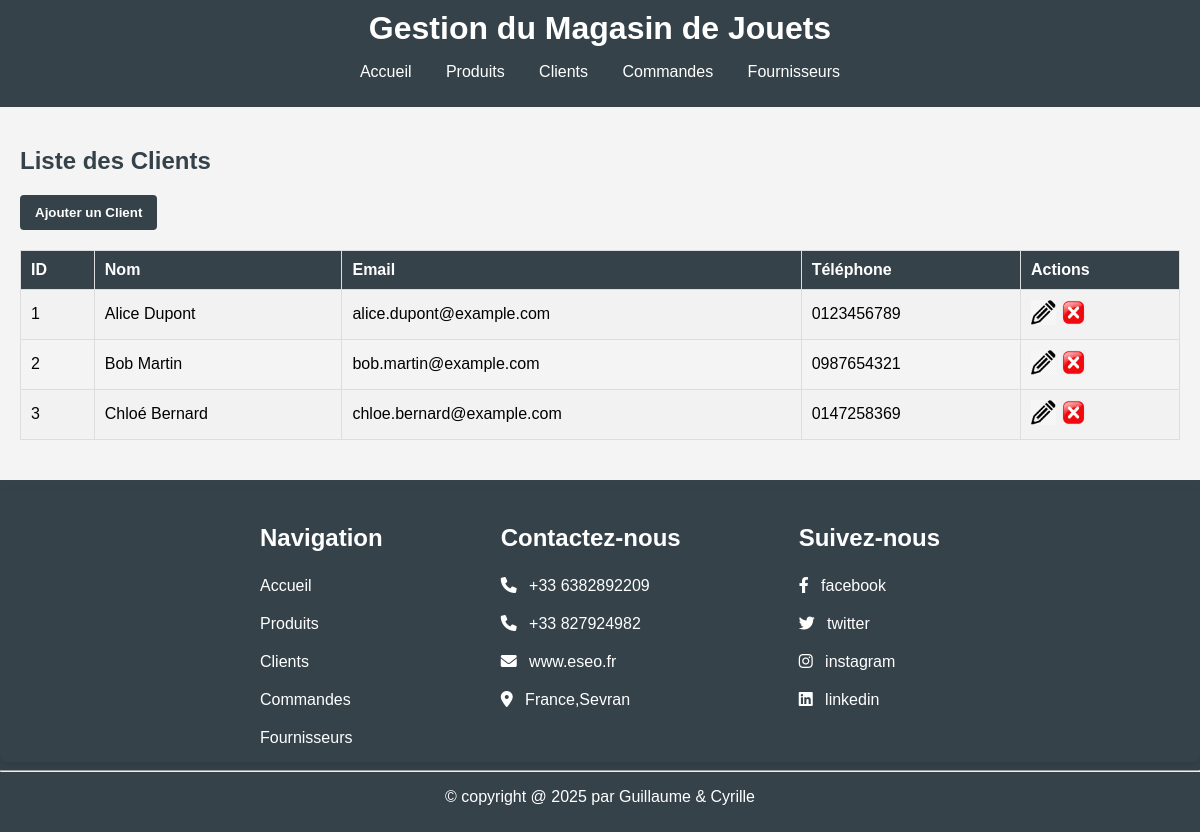
The page /clients/index.php on the database its author committed.
### tables this page shows
CREATE TABLE customers (
    id INT AUTO_INCREMENT PRIMARY KEY,
    name VARCHAR(255) NOT NULL,
    email VARCHAR(255) NOT NULL,
    phone VARCHAR(20)
);

### clients/index.php (the view, shortened to what this page needs)
<?php
include '../includes/db.php';
include '../includes/header.php';
$sql = "SELECT * FROM customers";
$result = $conn->query($sql);
?>
<h2>Liste des Clients</h2>
<button><a href="ajouter.php">Ajouter un Client</a></button>
<table>
    <tr>
        <th>ID</th>
        <th>Nom</th>
        <th>Email</th>
        <th>Téléphone</th>
        <th>Actions</th>
    </tr>
    <?php while ($row = $result->fetch_assoc()): ?>
    <tr>
        <td><?php echo $row['id']; ?></td>
        <td><?php echo $row['name']; ?></td>
        <td><?php echo $row['email']; ?></td>
        <td><?php echo $row['phone']; ?></td>
        <td>
            <a href="modifier.php?id=<?php echo $row['id']; ?>"><img src="/Jouets/images/edit.png" alt="" srcset=""></a>
            <a href="supprimer.php?id=<?php echo $row['id']; ?>"><img src="/Jouets/images/delete.jpg" alt="" srcset=""></a>
        </td>
    </tr>
    <?php endwhile; ?>
</table>
<?php
include '../includes/footer.php';
?>

### css/style.css (style rules this page uses)
* { box-sizing: border-box; }
body { font-family: Arial, sans-serif; margin: 0; padding: 0; background-color: #f4f4f4; }
h2 { color: #35424a; }
table { width: 100%; border-collapse: collapse; margin: 20px 0; }
table, th, td { border: 1px solid #dddddd; }
th, td { padding: 10px; text-align: left; }
th { background-color: #35424a; color: white; }
tr:nth-child(even) { background-color: #f2f2f2; }
button { background-color: #35424a; color: white; border: none; padding: 10px 15px; cursor: pointer; border-radius: 4px; }
button a { color: white; text-decoration: none; font-weight: bold; }
a > img { width: 25px; height: 25px; }

### rows shown on the page
customers: id "1", name "Alice Dupont", email "alice.dupont@example.com", phone "0123456789"
customers: id "2", name "Bob Martin", email "bob.martin@example.com", phone "0987654321"
customers: id "3", name "Chloé Bernard", email "chloe.bernard@example.com", phone "0147258369"
